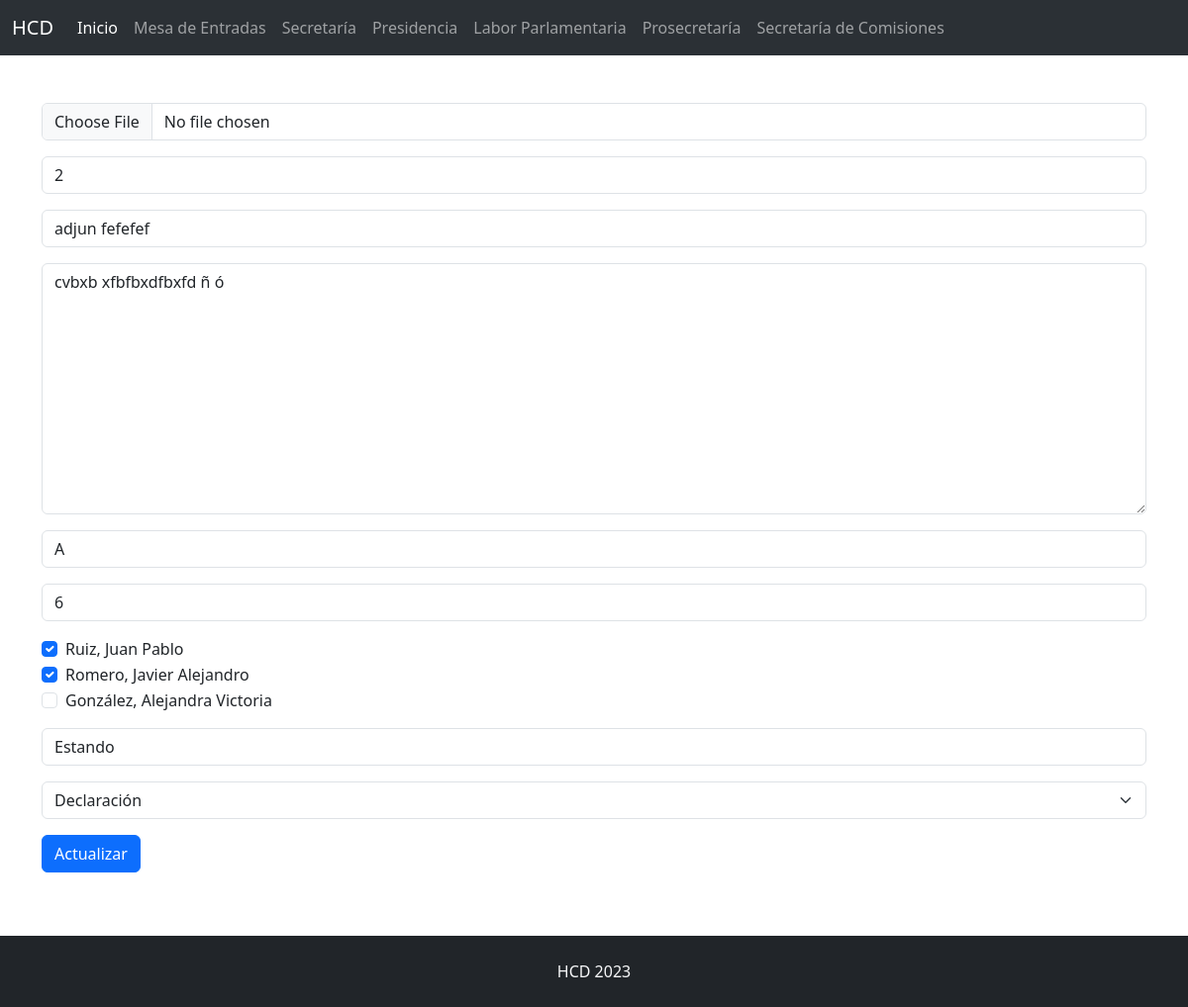
Screenshot of /mesa/editar?id=20 with the database file from the repository.
### tables this page shows
CREATE TABLE `mesa` (
  `id` int(133) NOT NULL,
  `archivo` varchar(255) DEFAULT NULL,
  `expte` varchar(255) DEFAULT NULL,
  `adjunto` varchar(255) DEFAULT NULL,
  `extracto` longtext DEFAULT NULL,
  `letra` varchar(255) DEFAULT NULL,
  `paginas` int(133) DEFAULT NULL,
  `autor` varchar(255) DEFAULT NULL,
  `estado` varchar(255) DEFAULT NULL,
  `tipo` varchar(255) DEFAULT NULL,
  `creado` date DEFAULT NULL,
  `editado` date DEFAULT NULL
);

CREATE TABLE `usuarios` (
  `id` int(133) NOT NULL,
  `correo` varchar(255) DEFAULT NULL,
  `clave` varchar(255) DEFAULT NULL,
  `nombre` varchar(255) DEFAULT NULL,
  `tipo` varchar(255) DEFAULT NULL,
  `creado` datetime DEFAULT NULL,
  `editado` datetime DEFAULT NULL
);

### mesa/editar.php (the view, shortened to what this page needs)
<?php include('../cabecera.php'); ?>
<?php include('../menu.php'); ?>
<?php
$id = $_GET['id'];
$consulta = mysqli_query($conexion, "SELECT * FROM mesa WHERE id = '$id'");
$campo = mysqli_fetch_assoc($consulta);
?>
    <main class="container my-5">
        <form method="post" action="actualizar" enctype="multipart/form-data">
            <div class="mb-3">
                <input type="file" name="archivo" class="form-control">
            </div>
            <div class="mb-3">
                <input type="text" name="expte" class="form-control" value="<?php echo $campo['expte']; ?>">
            </div>
            <div class="mb-3">
                <input type="text" name="adjunto" class="form-control" value="<?php echo $campo['adjunto']; ?>">
            </div>
            <div class="mb-3">
                <textarea name="extracto" class="form-control" cols="30" rows="10"><?php echo $campo['extracto']; ?></textarea>
            </div>
            <div class="mb-3">
                <input type="text" name="letra" class="form-control" value="<?php echo $campo['letra']; ?>">
            </div>
            <div class="mb-3">
                <input type="number" name="paginas" class="form-control" value="<?php echo $campo['paginas']; ?>">
            </div>
            <div class="mb-3">
                <?php
                $usuarios = mysqli_query($conexion, "SELECT * FROM usuarios");
                $seleccionados = explode(" - ", $campo['autor']);
                while ($fila = mysqli_fetch_assoc($usuarios)) {
                    if (in_array($fila['nombre'], $seleccionados)) {
                        echo '<div class="form-check"><input type="checkbox" name="autor[]" class="form-check-input" id="autor" value="'.$fila['nombre'].'" checked><label class="form-check-label" for="autor">'.$fila['nombre'].'</label></div>';
                    } else {
                        echo '<div class="form-check"><label class="form-check-label"><input type="checkbox" name="autor[]" class="form-check-input" id="autor" value="'.$fila['nombre'].'"><label class="form-check-label" for="autor">'.$fila['nombre'].'</label></div>';
                    }
                }
                ?>
            </div>
            <div class="mb-3">
                <input type="text" name="estado" class="form-control" value="<?php echo $campo['estado']; ?>">
            </div>
            <div class="mb-3">
                <select name="tipo" class="form-select">
                    <?php
                    $opciones = array("Comunicación", "Ordenanza", "Resolución", "Declaración");
                    $tipo = $campo['tipo'];
                    foreach ($opciones as $opcion) {
                        echo '<option value="' . $opcion . '"';
                        if ($opcion == $tipo) {
                            echo ' selected';
                        }
                        echo '>' . $opcion . '</option>';
                    }
                    ?>
                </select>
            </div>
            <div class="mb-3">
                <input type="submit" value="Actualizar" class="btn btn-primary">
            </div>
        </form>
    </main>
<?php include('../pie.php'); ?>

### css/estilo.css (style rules this page uses)
html { height: 100%; }
body { display: flex; flex-direction: column; min-height: 100%; }

### rows the page displays
mesa: expte "2", adjunto "adjun fefefef", extracto "cvbxb xfbfbxdfbxfd ñ ó", letra "A", paginas "6", estado "Estando", tipo "Declaración"
usuarios: nombre "Ruiz, Juan Pablo"
usuarios: nombre "Romero, Javier Alejandro"
usuarios: nombre "González, Alejandra Victoria"
